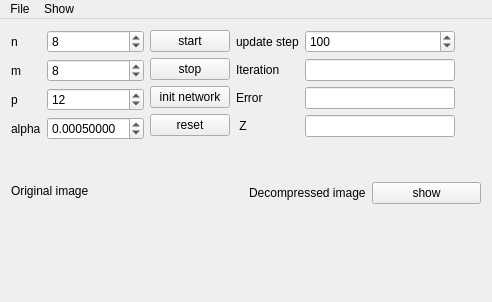
<?xml version="1.0" encoding="UTF-8"?>
<ui version="4.0">
 <class>MainWindow</class>
 <widget class="QMainWindow" name="MainWindow">
  <property name="geometry">
   <rect>
    <x>0</x>
    <y>0</y>
    <width>492</width>
    <height>302</height>
   </rect>
  </property>
  <property name="windowTitle">
   <string>Neural Network</string>
  </property>
  <widget class="QWidget" name="centralWidget">
   <layout class="QGridLayout" name="gridLayout">
    <item row="0" column="0">
     <layout class="QVBoxLayout" name="verticalLayout">
      <item>
       <layout class="QHBoxLayout" name="horizontalLayout_2">
        <item>
         <layout class="QFormLayout" name="formLayout">
          <property name="fieldGrowthPolicy">
           <enum>QFormLayout::AllNonFixedFieldsGrow</enum>
          </property>
          <item row="0" column="0">
           <widget class="QLabel" name="label_2">
            <property name="text">
             <string>n</string>
            </property>
           </widget>
          </item>
          <item row="0" column="1">
           <widget class="QSpinBox" name="nValue">
            <property name="minimum">
             <number>1</number>
            </property>
            <property name="value">
             <number>8</number>
            </property>
           </widget>
          </item>
          <item row="1" column="0">
           <widget class="QLabel" name="label_3">
            <property name="text">
             <string>m</string>
            </property>
           </widget>
          </item>
          <item row="1" column="1">
           <widget class="QSpinBox" name="mValue">
            <property name="minimum">
             <number>1</number>
            </property>
            <property name="value">
             <number>8</number>
            </property>
           </widget>
          </item>
          <item row="2" column="0">
           <widget class="QLabel" name="label_4">
            <property name="text">
             <string>p</string>
            </property>
           </widget>
          </item>
          <item row="2" column="1">
           <widget class="QSpinBox" name="pValue">
            <property name="minimum">
             <number>1</number>
            </property>
            <property name="maximum">
             <number>1000</number>
            </property>
            <property name="value">
             <number>12</number>
            </property>
           </widget>
          </item>
          <item row="3" column="0">
           <widget class="QLabel" name="label_6">
            <property name="text">
             <string>alpha</string>
            </property>
           </widget>
          </item>
          <item row="3" column="1">
           <widget class="QDoubleSpinBox" name="alphaValue">
            <property name="decimals">
             <number>8</number>
            </property>
            <property name="minimum">
             <double>0.000001000000000</double>
            </property>
            <property name="value">
             <double>0.000500000000000</double>
            </property>
           </widget>
          </item>
         </layout>
        </item>
        <item>
         <layout class="QVBoxLayout" name="verticalLayout_2">
          <item>
           <widget class="QPushButton" name="btnStart">
            <property name="text">
             <string>start</string>
            </property>
           </widget>
          </item>
          <item>
           <widget class="QPushButton" name="btnStop">
            <property name="text">
             <string>stop</string>
            </property>
           </widget>
          </item>
          <item>
           <widget class="QPushButton" name="btnInitNetwork">
            <property name="text">
             <string>init network</string>
            </property>
           </widget>
          </item>
          <item>
           <widget class="QPushButton" name="btnReset">
            <property name="text">
             <string>reset</string>
            </property>
           </widget>
          </item>
          <item>
           <spacer name="verticalSpacer">
            <property name="orientation">
             <enum>Qt::Vertical</enum>
            </property>
            <property name="sizeHint" stdset="0">
             <size>
              <width>20</width>
              <height>40</height>
             </size>
            </property>
           </spacer>
          </item>
         </layout>
        </item>
        <item>
         <layout class="QFormLayout" name="formLayout_2">
          <property name="fieldGrowthPolicy">
           <enum>QFormLayout::AllNonFixedFieldsGrow</enum>
          </property>
          <item row="2" column="1">
           <widget class="QSpinBox" name="updateStep">
            <property name="maximumSize">
             <size>
              <width>150</width>
              <height>16777215</height>
             </size>
            </property>
            <property name="minimum">
             <number>1</number>
            </property>
            <property name="maximum">
             <number>999999999</number>
            </property>
            <property name="singleStep">
             <number>10</number>
            </property>
            <property name="value">
             <number>100</number>
            </property>
           </widget>
          </item>
          <item row="4" column="0">
           <widget class="QLabel" name="label">
            <property name="text">
             <string>Error</string>
            </property>
           </widget>
          </item>
          <item row="4" column="1">
           <widget class="QLineEdit" name="error">
            <property name="maximumSize">
             <size>
              <width>150</width>
              <height>16777215</height>
             </size>
            </property>
            <property name="readOnly">
             <bool>true</bool>
            </property>
           </widget>
          </item>
          <item row="2" column="0">
           <widget class="QLabel" name="label_10">
            <property name="text">
             <string>update step</string>
            </property>
           </widget>
          </item>
          <item row="3" column="0">
           <widget class="QLabel" name="label_9">
            <property name="text">
             <string>Iteration</string>
            </property>
           </widget>
          </item>
          <item row="3" column="1">
           <widget class="QLineEdit" name="iteration">
            <property name="maximumSize">
             <size>
              <width>150</width>
              <height>16777215</height>
             </size>
            </property>
            <property name="readOnly">
             <bool>true</bool>
            </property>
           </widget>
          </item>
          <item row="5" column="0">
           <widget class="QLabel" name="label_11">
            <property name="text">
             <string> Z</string>
            </property>
           </widget>
          </item>
          <item row="5" column="1">
           <widget class="QLineEdit" name="zValue">
            <property name="maximumSize">
             <size>
              <width>150</width>
              <height>16777215</height>
             </size>
            </property>
            <property name="readOnly">
             <bool>true</bool>
            </property>
           </widget>
          </item>
         </layout>
        </item>
       </layout>
      </item>
      <item>
       <layout class="QHBoxLayout" name="horizontalLayout">
        <item>
         <layout class="QVBoxLayout" name="verticalLayout_4">
          <item>
           <widget class="QLabel" name="label_7">
            <property name="text">
             <string>Original image</string>
            </property>
           </widget>
          </item>
          <item>
           <widget class="QLabel" name="lblOriginalImage">
            <property name="text">
             <string/>
            </property>
           </widget>
          </item>
         </layout>
        </item>
        <item>
         <layout class="QVBoxLayout" name="verticalLayout_3">
          <item>
           <layout class="QHBoxLayout" name="horizontalLayout_4">
            <item>
             <widget class="QLabel" name="label_8">
              <property name="text">
               <string>Decompressed image</string>
              </property>
             </widget>
            </item>
            <item>
             <widget class="QPushButton" name="btnShowCompressedImg">
              <property name="text">
               <string>show</string>
              </property>
             </widget>
            </item>
           </layout>
          </item>
          <item>
           <widget class="QLabel" name="lblCompressedImege">
            <property name="text">
             <string/>
            </property>
           </widget>
          </item>
         </layout>
        </item>
       </layout>
      </item>
     </layout>
    </item>
    <item row="1" column="0">
     <spacer name="verticalSpacer_2">
      <property name="orientation">
       <enum>Qt::Vertical</enum>
      </property>
      <property name="sizeHint" stdset="0">
       <size>
        <width>20</width>
        <height>40</height>
       </size>
      </property>
     </spacer>
    </item>
   </layout>
  </widget>
  <widget class="QMenuBar" name="menuBar">
   <property name="enabled">
    <bool>true</bool>
   </property>
   <property name="geometry">
    <rect>
     <x>0</x>
     <y>0</y>
     <width>492</width>
     <height>25</height>
    </rect>
   </property>
   <widget class="QMenu" name="menuFile">
    <property name="title">
     <string>File</string>
    </property>
    <addaction name="actionOpen"/>
   </widget>
   <widget class="QMenu" name="menuShow">
    <property name="title">
     <string>Show</string>
    </property>
    <addaction name="actionShowFirstLayerMatrix"/>
    <addaction name="actionShowSecondLayerMatrix"/>
   </widget>
   <addaction name="menuFile"/>
   <addaction name="menuShow"/>
  </widget>
  <action name="actionOpen">
   <property name="text">
    <string>Open</string>
   </property>
   <property name="shortcut">
    <string>Ctrl+O</string>
   </property>
  </action>
  <action name="actionShowFirstLayerMatrix">
   <property name="text">
    <string>First layer matrix</string>
   </property>
   <property name="shortcut">
    <string>Ctrl+1</string>
   </property>
  </action>
  <action name="actionShowSecondLayerMatrix">
   <property name="text">
    <string>Second layer matrix</string>
   </property>
   <property name="shortcut">
    <string>Ctrl+2</string>
   </property>
  </action>
 </widget>
 <layoutdefault spacing="6" margin="11"/>
 <resources/>
 <connections/>
</ui>
